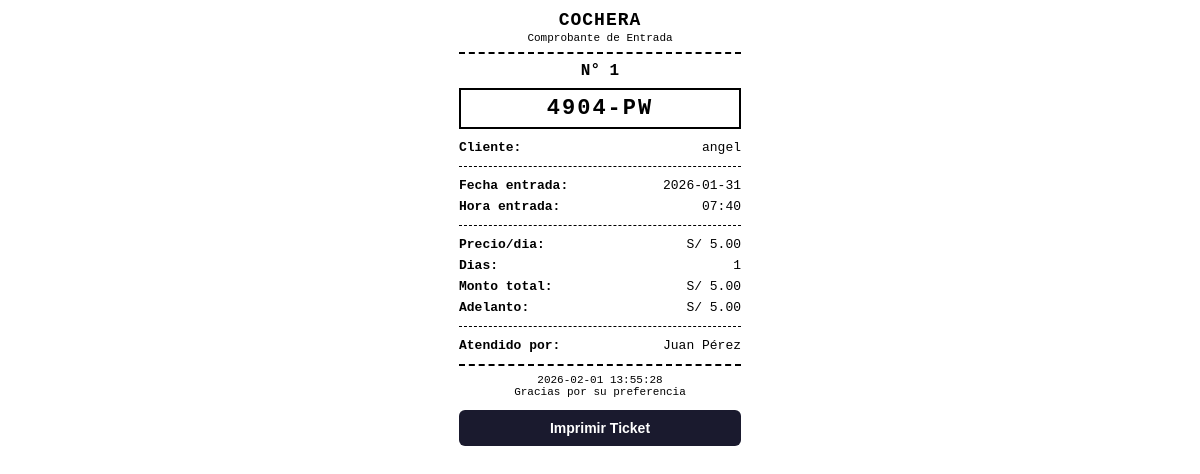
/ticket_entrada/1 (signed in), run on the app's committed database.
### tables this page shows
CREATE TABLE entradas (
        id INTEGER PRIMARY KEY AUTOINCREMENT,
        cliente_id INTEGER,
        fecha_entrada TEXT,
        hora_entrada TEXT,
        fecha_hasta TEXT,
        hora_salida_esperada TEXT,
        hora_salida_real TEXT,
        dias INTEGER,
        precio_dia REAL,
        monto REAL,
        adelanto REAL DEFAULT 0,
        penalidad REAL DEFAULT 0,
        descuento REAL DEFAULT 0,
        metodo_pago TEXT DEFAULT 'efectivo',
        dejo_llave INTEGER DEFAULT 0,
        pagado INTEGER DEFAULT 0,
        pago_completo_adelantado INTEGER DEFAULT 0,
        salio INTEGER DEFAULT 0,
        observaciones TEXT,
        trabajador_id INTEGER,
        trabajador_salida_id INTEGER,
        fecha_registro TEXT,
        fecha_salida TEXT,
        FOREIGN KEY (cliente_id) REFERENCES clientes(id),
        FOREIGN KEY (trabajador_id) REFERENCES trabajadores(id),
        FOREIGN KEY (trabajador_salida_id) REFERENCES trabajadores(id)
    );

CREATE TABLE clientes (
        id INTEGER PRIMARY KEY AUTOINCREMENT,
        placa TEXT UNIQUE NOT NULL,
        nombre TEXT,
        celular TEXT,
        precio_dia REAL,
        fecha_actualizacion TEXT
    );

CREATE TABLE trabajadores (
        id INTEGER PRIMARY KEY AUTOINCREMENT,
        nombre TEXT NOT NULL,
        usuario TEXT UNIQUE NOT NULL,
        password TEXT NOT NULL,
        rol TEXT DEFAULT 'trabajador',
        activo INTEGER DEFAULT 1,
        fecha_creacion TEXT DEFAULT (datetime('now'))
    );

### routes/vehiculos.py (the view)
@vehiculos_bp.route("/ticket_entrada/<int:id>")
@login_required
def ticket_entrada(id):
    try:
        db = get_db()
        cursor = db.cursor()
        cursor.execute("""
            SELECT
                e.*,
                c.placa,
                c.nombre as cliente,
                t.nombre as trabajador
            FROM entradas e
            JOIN clientes c ON e.cliente_id = c.id
            LEFT JOIN trabajadores t ON e.trabajador_id = t.id
            WHERE e.id = ?
        """, (id,))
        entrada = cursor.fetchone()
        if not entrada:
            return "Entrada no encontrada", 404
        ticket = {
            "id": entrada["id"],
            "placa": entrada["placa"],
            "cliente": entrada["cliente"],
            "fecha_entrada": entrada["fecha_entrada"],
            "hora_entrada": entrada["hora_entrada"],
            "dias": entrada["dias"],
            "precio_dia": entrada["precio_dia"],
            "monto": entrada["monto"],
            "adelanto": entrada["adelanto"] or 0,
            "trabajador": entrada["trabajador"] or "",
            "fecha_emision": datetime.now().strftime("%Y-%m-%d %H:%M:%S")
        }
        return render_template("ticket_entrada.html", ticket=ticket)
    except Exception as e:
        return f"Error: {e}", 500

### models/database.py (called while the page is built)
def get_db():
    if 'db' not in g:
        db_path = current_app.config.get('DATABASE_PATH', 'database.db')
        g.db = sqlite3.connect(db_path, timeout=10)
        g.db.row_factory = sqlite3.Row
    return g.db

### utils/helpers.py (called while the page is built)
def login_required(f):
    @wraps(f)
    def decorated_function(*args, **kwargs):
        if "trabajador_id" not in session:
            return redirect("/")
        return f(*args, **kwargs)
    return decorated_function

### templates/ticket_entrada.html (shortened to what this page needs)
<!DOCTYPE html>
<html lang="es">
<head>
</head>
<body>
    <div class="ticket">
        <div class="ticket-header">
            <h1>COCHERA</h1>
            <p>Comprobante de Entrada</p>
        </div>
        <div class="ticket-id">N° {{ ticket.id }}</div>
        <div class="ticket-placa">{{ ticket.placa }}</div>
        <div class="ticket-row">
            <span class="label">Cliente:</span>
            <span>{{ ticket.cliente }}</span>
        </div>
        <hr class="ticket-divider">
        <div class="ticket-row">
            <span class="label">Fecha entrada:</span>
            <span>{{ ticket.fecha_entrada }}</span>
        </div>
        <div class="ticket-row">
            <span class="label">Hora entrada:</span>
            <span>{{ ticket.hora_entrada }}</span>
        </div>
        <hr class="ticket-divider">
        <div class="ticket-row">
            <span class="label">Precio/dia:</span>
            <span>S/ {{ "%.2f"|format(ticket.precio_dia) }}</span>
        </div>
        <div class="ticket-row">
            <span class="label">Dias:</span>
            <span>{{ ticket.dias }}</span>
        </div>
        <div class="ticket-row">
            <span class="label">Monto total:</span>
            <span>S/ {{ "%.2f"|format(ticket.monto) }}</span>
        </div>
        {% if ticket.adelanto > 0 %}
        <div class="ticket-row">
            <span class="label">Adelanto:</span>
            <span>S/ {{ "%.2f"|format(ticket.adelanto) }}</span>
        </div>
        {% endif %}
        <hr class="ticket-divider">
        <div class="ticket-row">
            <span class="label">Atendido por:</span>
            <span>{{ ticket.trabajador }}</span>
        </div>
        <div class="ticket-footer">
            <p>{{ ticket.fecha_emision }}</p>
            <p>Gracias por su preferencia</p>
        </div>
        <button class="btn-imprimir" onclick="window.print()">Imprimir Ticket</button>
    </div>
</body>
</html>

### templates/ticket_entrada.html (style rules this page uses)
* { margin: 0; padding: 0; box-sizing: border-box; }
body { font-family: 'Courier New', monospace; width: 302px; margin: 0 auto; padding: 10px; background: #fff; color: #000; font-size: 13px; }
.ticket { width: 100%; }
.ticket-header { text-align: center; border-bottom: 2px dashed #000; padding-bottom: 8px; margin-bottom: 8px; }
.ticket-header h1 { font-size: 18px; font-weight: 900; letter-spacing: 1px; }
.ticket-header p { font-size: 11px; margin-top: 2px; }
.ticket-id { text-align: center; font-size: 16px; font-weight: bold; margin: 6px 0; }
.ticket-row { display: flex; justify-content: space-between; padding: 3px 0; font-size: 13px; }
.ticket-row .label { font-weight: bold; }
.ticket-placa { text-align: center; font-size: 22px; font-weight: 900; letter-spacing: 2px; border: 2px solid #000; padding: 6px; margin: 8px 0; }
.ticket-divider { border: none; border-top: 1px dashed #000; margin: 8px 0; }
.ticket-footer { text-align: center; border-top: 2px dashed #000; padding-top: 8px; margin-top: 8px; font-size: 11px; }
.btn-imprimir { display: block; width: 100%; margin: 12px 0 0; padding: 10px; background: #1a1a2e; color: #fff; border: none; border-radius: 6px; font-size: 14px; font-weight: bold; cursor: pointer; }

### data on the page
entradas: id "1", fecha_entrada "2026-01-31", hora_entrada "07:40", precio_dia "5.00", dias "1", monto "5.00", adelanto "5.00"
clientes: placa "4904-PW", cliente "angel"
trabajadores: trabajador "Juan Pérez"

### other printed values
{{ ticket.fecha_emision }} "2026-02-01 13:55:28"
